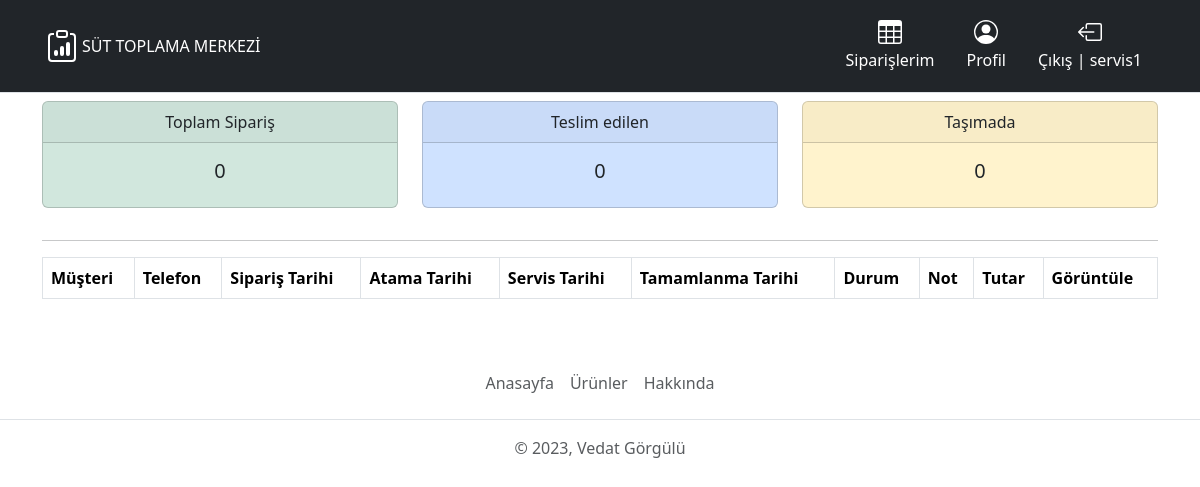
The app's page /mainboard/service/ (signed in), older data.
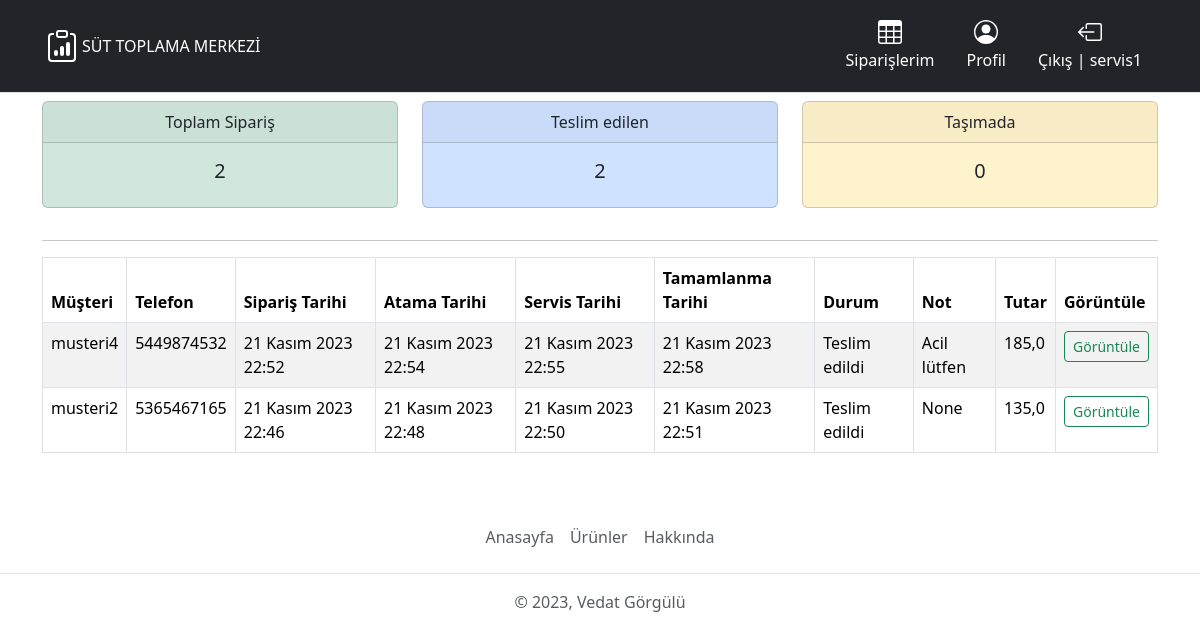
The same page, newer data.
### store/models.py (models this page shows, shortened)
class Order(models.Model):
    ORDER_STATUS = (
        ('Recived', 'Sipariş alındı'),
        ('Assigned', 'Servise atandı'),
        ('Transporting', 'Taşımada'),
        ('Delivered', 'Teslim edildi'),
    )
    transaction_id = models.CharField(max_length=200, null=True)
    customer = models.ForeignKey(
        Customer, null=True, on_delete=models.SET_NULL)
    service = models.ForeignKey(Service, null=True, on_delete=models.SET_NULL)
    date_ordered = models.DateTimeField(auto_now_add=True, null=True)
    complete = models.BooleanField(default=False, null=True, blank=False)
    status = models.CharField(max_length=20, null=True,
                              choices=ORDER_STATUS, default='Sipariş alındı')
    note = models.CharField(max_length=500, null=True, blank=True)
    assign_date = models.DateTimeField(
        verbose_name='Servise atama tarihi', null=True)
    service_date = models.DateTimeField(
        verbose_name='Servise başlama tarihi', null=True)
    delivery_date = models.DateTimeField(
        verbose_name='Teslim tarihi', null=True)
    service_time = models.IntegerField(default=0)
    delivery_time = models.IntegerField(default=0)
    is_delivered = models.BooleanField(
        verbose_name='Teslimat', default=False, null=True, blank=False)
    address = LocationField(verbose_name='Siparişin Konumu', null=True, blank=False, map_attrs={
                            'placeholder': 'Haritadan konum seçiniz.',
                            'center': [38.59821903435276, 27.350622679963262],
                            })
    @property
    def get_cart_total(self):
        order_items = self.orderitem_set.all()
        total_price = float(sum([item.get_total for item in order_items]))
        return total_price
    def get_absolute_url(self):
        return reverse('store:detail', kwargs={'id': self.id})
    class Meta:
        ordering = ['-date_ordered']
        permissions = (
            ('is_operator', 'Operator yetkisine sahip'),
            ('is_service', 'Servis görevlisi yetkisine sahip'),
        )

class Customer(models.Model):
    user = models.OneToOneField(
        User, on_delete=models.CASCADE, null=True, blank=True)
    name = models.CharField(max_length=200, null=True)
    phone = models.CharField(max_length=15, null=True)
    email = models.CharField(max_length=200, null=True)
    profile_pic = models.ImageField(
        default='person-circle.svg', null=True, blank=True)

class OrderItem(models.Model):
    product = models.ForeignKey(
        Product, on_delete=models.SET_NULL, blank=True, null=True)
    order = models.ForeignKey(
        Order, on_delete=models.CASCADE, blank=True, null=True)
    quantity = models.IntegerField(default=0, blank=True, null=True)
    date_added = models.DateTimeField(auto_now_add=True)
    @property
    def get_total(self):
        total = self.product.price * self.quantity
        return total

class Product(models.Model):
    name = models.CharField(max_length=200, null=True)
    description = models.CharField(max_length=200, null=True)
    price = models.DecimalField(max_digits=7, decimal_places=2)
    image = models.ImageField(null=True, blank=True)

### suttoplamaapp/decorators.py (the view)
        def wrapper_func(request, *args, **kwargs):
            group = None
            if request.user.groups.exists():
                group = request.user.groups.all()[0].name
            if group in allowed_roles:
                return view_func(request, *args, **kwargs)
            else:
                return HttpResponse('Bu işlemi yapamaya yetkili değilsiniz!')

### mainboard/views.py (called while the page is built)
@login_required(login_url='account:login')
@allowed_users(allowed_roles=['service'])
def service_page(request):
    orders = request.user.service.order_set.all()
    total_orders = orders.count()
    delivered = orders.filter(status='Teslim edildi').count()
    transporting = orders.filter(status='Taşımada').count()
    context = {
        'orders': orders,
        'total_orders': total_orders,
        'delivered': delivered,
        'transporting': transporting,
    }
    return render(request, 'mainboard/service.html', context=context)

### mainboard/templates/mainboard/service.html (shortened to what this page needs)
{% extends 'base.html' %}
{% block content %}
  {% include 'mainboard/partials/_status.html' %}
  <hr />
  <div class="row">
    <div class="col-md">
      <div class="table-responsive">
        <table id="serviceDataTable" class="table table-striped table-bordered">
          <thead class="table">
            <th>Müşteri</th>
            <th>Telefon</th>
            <th>Sipariş Tarihi</th>
            <th>Atama Tarihi</th>
            <th>Servis Tarihi</th>
            <th>Tamamlanma Tarihi</th>
            <th>Durum</th>
            <th>Not</th>
            <th>Tutar</th>
            <th>Görüntüle</th>
          </thead>
          <tbody>
            {% for order in orders %}
              <tr>
                <td>{{ order.customer.name }}</td>
                <td>{{ order.customer.phone }}</td>
                <td>{{ order.date_ordered }}</td>
                <td>{{ order.assign_date }}</td>
                <td>{{ order.service_date }}</td>
                <td>{{ order.delivery_date }}</td>
                <td>{{ order.status }}</td>
                <td>{{ order.note }}</td>
                <td>{{ order.get_cart_total }}</td>
                <td>
                  <a class="btn btn btn-outline-success btn-sm" href="{{ order.get_absolute_url }}">Görüntüle</a>
                </td>
              </tr>
            {% endfor %}
          </tbody>
        </table>
      </div>
    </div>
  </div>
{% endblock %}

### templates/base.html (shortened to what this page needs)
{% load static %}
<!DOCTYPE html>
<html lang="en">
  <head>
    <link rel="stylesheet" href="{% static 'css/bootstrap.min.css' %}" />
    <link rel="stylesheet" href="{% static 'css/dataTables.bootstrap5.min.css' %}" />
    {% load mapbox_location_field_tags %}
  </head>
  <body>
    {% include 'partials/_navbar.html' %}
    <div class="container">
      {% block content %}
      {% endblock %}
    </div>
    {% include 'partials/_footer.html' %}
  </body>
</html>

### templates/partials/_externaljs.html (shortened to what this page needs)
{% load static %}

### templates/partials/_navbar.html (shortened to what this page needs)
<header>
  <div class="px-3 py-2 mb-2 text-bg-dark border-bottom">
    <div class="container">
      <div class="d-flex flex-wrap align-items-center justify-content-center justify-content-lg-start">
        <a href="/" class="d-flex align-items-center my-2 my-lg-0 me-lg-auto text-white text-decoration-none">
          SÜT TOPLAMA MERKEZİ
        </a>
        <ul class="nav col-12 col-lg-auto my-2 justify-content-center my-md-0 py-1 text-small">
          {% if request.user.is_authenticated %}
            {% if perms.store.is_operator %}
              <li>
                <a href="{% url 'mainboard:mainboard' %}" class="nav-link text-white">
                  <svg xmlns="http://www.w3.org/2000/svg" width="24" height="24" fill="currentColor" class="bi d-block mx-auto mb-1" viewBox="0 0 16 16">
                    <path d="M8 2a.5.5 0 0 1 .5.5V4a.5.5 0 0 1-1 0V2.5A.5.5 0 0 1 8 2zM3.732 3.732a.5.5 0 0 1 .707 0l.915.914a.5.5 0 1 1-.708.708l-.914-.915a.5.5 0 0 1 0-.707zM2 8a.5.5 0 0 1 .5-.5h1.586a.5.5 0 0 1 0 1H2.5A.5.5 0 0 1 2 8zm9.5 0a.5.5 0 0 1 .5-.5h1.5a.5.5 0 0 1 0 1H12a.5.5 0 0 1-.5-.5zm.754-4.246a.389.389 0 0 0-.527-.02L7.547 7.31A.91.91 0 1 0 8.85 8.569l3.434-4.297a.389.389 0 0 0-.029-.518z" />
                    <path fill-rule="evenodd" d="M6.664 15.889A8 8 0 1 1 9.336.11a8 8 0 0 1-2.672 15.78zm-4.665-4.283A11.945 11.945 0 0 1 8 10c2.186 0 4.236.585 6.001 1.606a7 7 0 1 0-12.002 0z" />
                  </svg>Dashboard
                </a>
              </li>
              <li>
                <a href="{% url 'mainboard:chart' %}" class="nav-link text-white">
                  <svg xmlns="http://www.w3.org/2000/svg" width="24" height="24" fill="currentColor" class="bi d-block mx-auto mb-1" viewBox="0 0 16 16">
                    <path d="M15.985 8.5H8.207l-5.5 5.5a8 8 0 0 0 13.277-5.5zM2 13.292A8 8 0 0 1 7.5.015v7.778l-5.5 5.5zM8.5.015V7.5h7.485A8.001 8.001 0 0 0 8.5.015z" />
                  </svg>Rapor
                </a>
              </li>
              <li>
                <a href="{% url 'account:logout' %}" class="nav-link text-white">
                  <svg xmlns="http://www.w3.org/2000/svg" width="24" height="24" fill="currentColor" class="bi d-block mx-auto mb-1" viewBox="0 0 16 16">
                    <path fill-rule="evenodd" d="M6 12.5a.5.5 0 0 0 .5.5h8a.5.5 0 0 0 .5-.5v-9a.5.5 0 0 0-.5-.5h-8a.5.5 0 0 0-.5.5v2a.5.5 0 0 1-1 0v-2A1.5 1.5 0 0 1 6.5 2h8A1.5 1.5 0 0 1 16 3.5v9a1.5 1.5 0 0 1-1.5 1.5h-8A1.5 1.5 0 0 1 5 12.5v-2a.5.5 0 0 1 1 0v2z" />
                    <path fill-rule="evenodd" d="M.146 8.354a.5.5 0 0 1 0-.708l3-3a.5.5 0 1 1 .708.708L1.707 7.5H10.5a.5.5 0 0 1 0 1H1.707l2.147 2.146a.5.5 0 0 1-.708.708l-3-3z" />
                  </svg>Çıkış | {{ request.user }}
                </a>
              </li>
            {% elif perms.store.is_service %}
              <li>
                <a href="{% url 'mainboard:service-page' %}" class="nav-link text-white">
                  Siparişlerim
                </a>
              </li>
              <li>
                <a href="{% url 'mainboard:account' %}" class="nav-link text-white">
                  Profil
                </a>
              </li>
              <li>
                <a href="{% url 'account:logout' %}" class="nav-link text-white">
                  Çıkış | {{ request.user }}
                </a>
              </li>
            {% endif %}
          {% endif %}
        </ul>
      </div>
    </div>
  </div>
</header>

### mainboard/templates/mainboard/partials/_status.html
<div class="row mb-3">
  <div class="col">
    <div class="col-md">
      <div class="card bg-success-subtle mb-3">
        <div class="card-header text-center">Toplam Sipariş</div>
        <div class="card-body">
          <h5 class="card-title text-center">{{ total_orders }}</h5>
        </div>
      </div>
    </div>
  </div>
  <div class="col">
    <div class="col-md">
      <div class="card bg-primary-subtle mb-3">
        <div class="card-header text-center">Teslim edilen</div>
        <div class="card-body">
          <h5 class="card-title text-center">{{ delivered }}</h5>
        </div>
      </div>
    </div>
  </div>
  <div class="col">
    <div class="col-md">
      <div class="card bg-warning-subtle mb-3">
        <div class="card-header text-center">Taşımada</div>
        <div class="card-body">
          <h5 class="card-title text-center">{{ transporting }}</h5>
        </div>
      </div>
    </div>
  </div>
</div>

### templates/partials/_footer.html
<footer class="footer mt-5">
  <ul class="nav justify-content-center border-bottom pb-3 mb-3">
    <li class="nav-item">
      <a href="#" class="nav-link px-2 text-body-secondary">Anasayfa</a>
    </li>
    <li class="nav-item">
      <a href="#" class="nav-link px-2 text-body-secondary">Ürünler</a>
    </li>
    <li class="nav-item">
      <a href="#" class="nav-link px-2 text-body-secondary">Hakkında</a>
    </li>
  </ul>
  <p class="text-center text-body-secondary">© 2023, Vedat Görgülü</p>
</footer>

Row changes from the older to the newer data that the page shows:
added Order: customer.name "musteri4", customer.phone "5449874532", date_ordered "21 Kasım 2023 22:52", assign_date "21 Kasım 2023 22:54", service_date "21 Kasım 2023 22:55", delivery_date "21 Kasım 2023 22:58", status "Teslim edildi", note "Acil lütfen", get_cart_total "185,0"
added Order: customer.name "musteri2", customer.phone "5365467165", date_ordered "21 Kasım 2023 22:46", assign_date "21 Kasım 2023 22:48", service_date "21 Kasım 2023 22:50", delivery_date "21 Kasım 2023 22:51", status "Teslim edildi", note "None", get_cart_total "135,0"
Text that changed along with them:
{{ total_orders }}: "0" → "2"
{{ delivered }}: "0" → "2"
